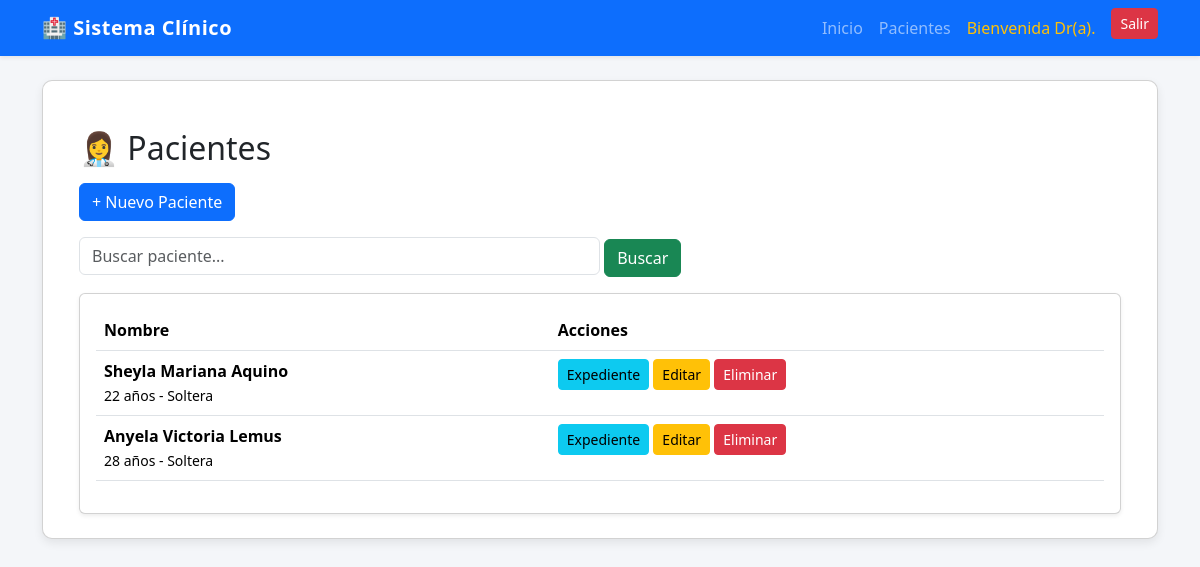
/pacientes/ (signed in), run on the app's committed database.
### sistema/models.py (models this page shows, shortened)
class Paciente(models.Model):
    nombre = models.CharField(max_length=200)
    edad = models.IntegerField()
    estado_civil = models.CharField(max_length=100)
    religion = models.CharField(max_length=100, blank=True, null=True)
    ocupacion = models.CharField(max_length=150)
    procedencia = models.CharField(max_length=150)
    telefono = models.CharField(max_length=20, blank=True, null=True)

### sistema/views.py (the view)
# urls.py: path('pacientes/', views.lista_pacientes, name="lista_pacientes"),
@login_required
def lista_pacientes(request):
    buscar = request.GET.get("buscar")
    if buscar:
        pacientes = Paciente.objects.filter(nombre__icontains=buscar)
    else:
        pacientes = Paciente.objects.all()
    return render(request, "pacientes/lista_pacientes.html", {
        "pacientes": pacientes
    })

### templates/pacientes/lista_pacientes.html
{% extends 'base.html' %}
{% block content %}
<div class="container mt-4">
    <h2 class="mb-3">👩‍⚕️ Pacientes</h2>
    <a href="{% url 'agregar_paciente' %}" class="btn btn-primary mb-3">
        + Nuevo Paciente
    </a>
    <form method="GET" class="mb-3">
        <input type="text" name="buscar" placeholder="Buscar paciente..."
               class="form-control w-50 d-inline">
        <button type="submit" class="btn btn-success">Buscar</button>
    </form>
    <div class="card shadow-sm">
        <div class="card-body">
            <table class="table table-hover">
                <thead>
                    <tr>
                        <th>Nombre</th>
                        <th>Acciones</th>
                    </tr>
                </thead>
                <tbody>
                    {% for p in pacientes %}
                        <tr>
                            <td>
                                <strong>{{ p.nombre }}</strong><br>
                                <small>
                                    {{ p.edad }} años - {{ p.estado_civil }}
                                </small>
                            </td>
                            <td>
                                <a href="{% url 'detalle_paciente' p.id %}" class="btn btn-info btn-sm">
                                    Expediente
                                </a>
                                <a href="{% url 'editar_paciente' p.id %}" class="btn btn-warning btn-sm">
                                    Editar
                                </a>
                                <a href="{% url 'eliminar_paciente' p.id %}" class="btn btn-danger btn-sm">
                                    Eliminar
                                </a>
                            </td>
                        </tr>
                    {% empty %}
                        <tr>
                            <td colspan="2" class="text-center">
                                No hay pacientes registrados
                            </td>
                        </tr>
                    {% endfor %}
                </tbody>
            </table>
        </div>
    </div>
</div>
{% endblock %}

### templates/base.html (style rules this page uses)
body { background-color: #f4f6f9; }

### data on the page
Paciente: nombre "Sheyla Mariana Aquino", edad "22", estado_civil "Soltera"
Paciente: nombre "Anyela Victoria Lemus", edad "28", estado_civil "Soltera"
